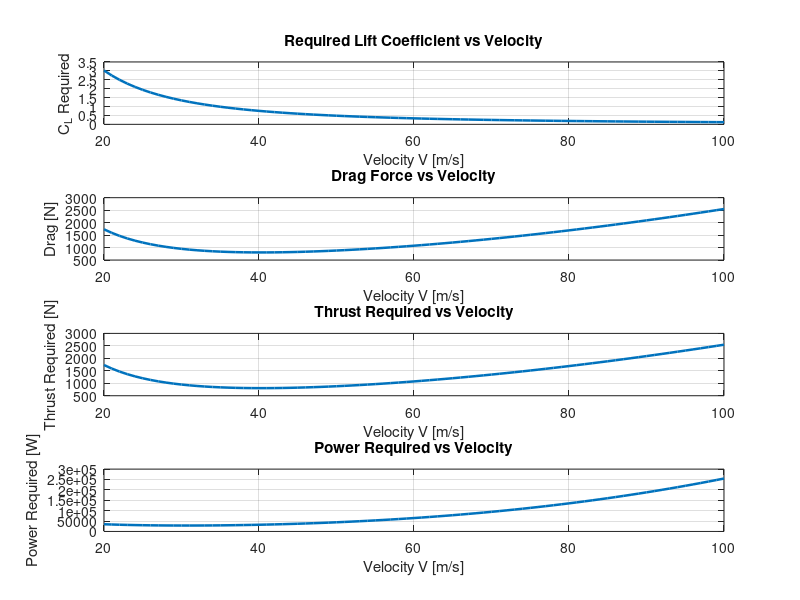

Source code (MATLAB): (Note: this script raises an error after producing the figure.)
clear;
clc;
close all;

%% Aircraft Performance Basic Analysis
% This script performs a basic aircraft performance analysis using MATLAB.
%
% The analysis includes:
% - Lift coefficient calculation
% - Drag polar
% - Drag force
% - Thrust required
% - Power required
% - Stall speed
% - Best range speed approximation
% - Best endurance speed approximation

%% Aircraft and Atmospheric Parameters

rho = 1.225;       % Air density at sea level [kg/m^3]
W = 12000;         % Aircraft weight [N]
S = 16.2;          % Wing reference area [m^2]

CD0 = 0.025;       % Zero-lift drag coefficient
k = 0.045;         % Induced drag factor
CL_max = 1.5;      % Maximum lift coefficient

%% Velocity Range

V = 20:1:100;      % Flight speed range [m/s]

%% Dynamic Pressure

q_inf = 0.5 * rho .* V.^2;

%% Lift Coefficient Required for Level Flight
% In steady level flight:
% Lift = Weight
%
% L = 0.5 * rho * V^2 * S * CL
% Therefore:
% CL = W / (0.5 * rho * V^2 * S)

CL_required = W ./ (q_inf .* S);

%% Drag Polar
% CD = CD0 + k * CL^2

CD = CD0 + k .* CL_required.^2;

%% Drag Force
% D = 0.5 * rho * V^2 * S * CD

Drag = q_inf .* S .* CD;

%% Thrust Required
% In steady level flight, thrust required equals drag.

Thrust_required = Drag;

%% Power Required
% P = T * V

Power_required = Thrust_required .* V;

%% Stall Speed
% V_stall = sqrt(2W / (rho*S*CLmax))

V_stall = sqrt((2 * W) / (rho * S * CL_max));

%% Best Range and Best Endurance Approximation

% Jet aircraft best range approximation:
% Minimum drag condition
[minimum_drag, idx_min_drag] = min(Drag);
best_range_speed = V(idx_min_drag);

% Propeller aircraft best endurance approximation:
% Minimum power required condition
[minimum_power, idx_min_power] = min(Power_required);
best_endurance_speed = V(idx_min_power);

%% Print Results

fprintf('Aircraft Performance Basic Analysis\n');
fprintf('-----------------------------------\n');
fprintf('Aircraft weight              : %.2f N\n', W);
fprintf('Wing area                    : %.2f m^2\n', S);
fprintf('Zero-lift drag coefficient   : %.4f\n', CD0);
fprintf('Induced drag factor          : %.4f\n', k);
fprintf('Maximum lift coefficient     : %.2f\n', CL_max);
fprintf('Stall speed                  : %.2f m/s\n', V_stall);
fprintf('Minimum drag                 : %.2f N\n', minimum_drag);
fprintf('Best range speed             : %.2f m/s\n', best_range_speed);
fprintf('Minimum power required       : %.2f W\n', minimum_power);
fprintf('Best endurance speed         : %.2f m/s\n', best_endurance_speed);

%% Plot Results

figure;

subplot(4,1,1);
plot(V, CL_required, 'LineWidth', 1.8);
grid on;
xlabel('Velocity V [m/s]');
ylabel('C_L Required');
title('Required Lift Coefficient vs Velocity');

subplot(4,1,2);
plot(V, Drag, 'LineWidth', 1.8);
grid on;
xlabel('Velocity V [m/s]');
ylabel('Drag [N]');
title('Drag Force vs Velocity');

subplot(4,1,3);
plot(V, Thrust_required, 'LineWidth', 1.8);
grid on;
xlabel('Velocity V [m/s]');
ylabel('Thrust Required [N]');
title('Thrust Required vs Velocity');

subplot(4,1,4);
plot(V, Power_required, 'LineWidth', 1.8);
grid on;
xlabel('Velocity V [m/s]');
ylabel('Power Required [W]');
title('Power Required vs Velocity');

sgtitle('Aircraft Performance Basic Analysis');

%% Save Results

script_path = mfilename('fullpath');
matlab_folder = fileparts(script_path);
project_folder = fileparts(matlab_folder);
figures_folder = fullfile(project_folder, 'Results', 'Figures');
tables_folder = fullfile(project_folder, 'Results', 'Tables');

if ~exist(figures_folder, 'dir')
    mkdir(figures_folder);
end

if ~exist(tables_folder, 'dir')
    mkdir(tables_folder);
end

saveas(gcf, fullfile(figures_folder, 'aircraft_performance_basic_analysis.png'));

%% Save Results Table

results_table = table( ...
    V', ...
    CL_required', ...
    CD', ...
    Drag', ...
    Thrust_required', ...
    Power_required', ...
    'VariableNames', { ...
    'Velocity_m_s', ...
    'CL_required', ...
    'CD', ...
    'Drag_N', ...
    'ThrustRequired_N', ...
    'PowerRequired_W'});

writetable(results_table, fullfile(tables_folder, 'aircraft_performance_basic_results.csv'));

fprintf('Figure and results table saved successfully.\n');
